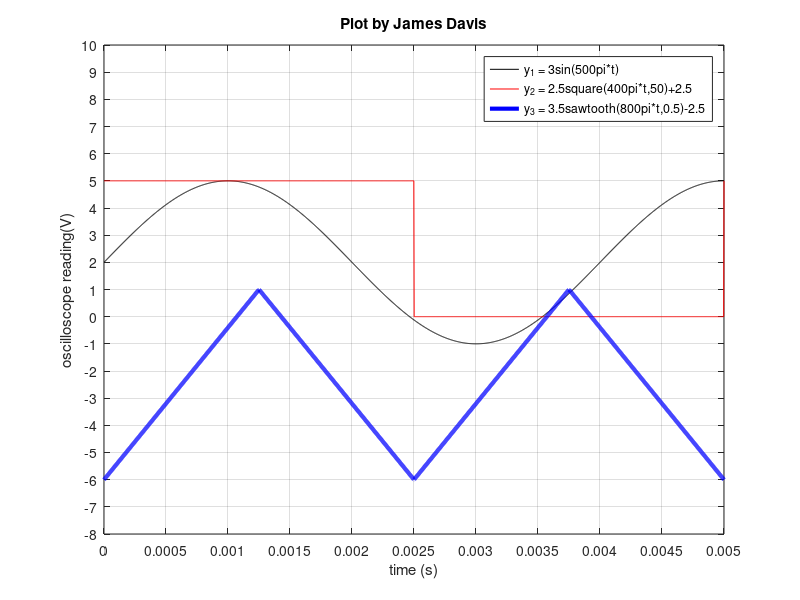

MATLAB code for this plot:
%James Davis, EGN3204, Fall 2014
% MATLAB m file for problem 1

%clears all the input
clear all

%setting up variables
t = linspace(0,5*10^-3,2000);

sinusoid = 3*sin(t*500*pi)+2;

pulse_train = 2.5*square(t*400*pi,50)+2.5;

triangle_wave = 3.5*sawtooth(t*800*pi,0.5) - 2.5;

%plotting the variables
figure(1)
plot(t,sinusoid,'k-',t,pulse_train,'r-',t,triangle_wave,'b-',...
    'LineWidth',3);
xlabel ('time (s)');
ylabel ('oscilloscope reading(V)');
title ('Plot by James Davis');
axis ([0 5*10^-3 -8 10]);
set(gca,'XTick',0:5*10^-4:5*10^-3);
set(gca,'YTick',-8:1:10);
grid on;
legend('y_{1} = 3sin(500pi*t)','y_{2} = 2.5square(400pi*t,50)+2.5',...
    'y_{3} = 3.5sawtooth(800pi*t,0.5)-2.5');
